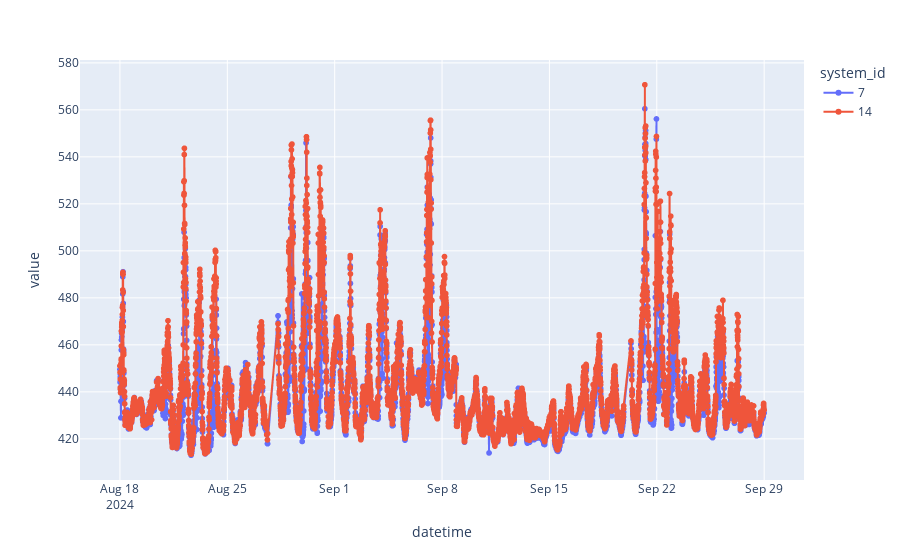

The code cell stored with this chart in its notebook:
### Code cell
start_date = datetime(2025, 2, 18, 0, 0, 0)
end_date = datetime(2025, 2, 28, 23, 59, 59)

df_plot = df.filter(pl.col("datetime") >= start_date).filter(pl.col("datetime") <= end_date) \
    .sort("datetime") \
    .group_by_dynamic("datetime", every='10m', group_by=["system_id"]) \
    .agg([cs.numeric().mean()])

fig = px.line(df_plot, x="datetime", y=["gmp343_corrected"], markers=True, color="system_id")
fig.show()

### Figure 1 — Plotly figure (JSON) as saved in the notebook; plotly's stock layout.template omitted (floating-point values rounded to 4 significant figures; data arrays with more than 128 entries replaced by an {"elided": "..."} marker saying what was removed)
{"data": [{"hovertemplate": "system_id=7<br>variable=gmp343_corrected<br>datetime=%{x}<br>value=%{y}<extra></extra>", "legendgroup": "7", "line": {"color": "#636efa", "dash": "solid"}, "marker": {"symbol": "circle"}, "mode": "lines+markers", "name": "7", "showlegend": true, "type": "scattergl", "x": {"elided": "5837 str values"}, "xaxis": "x", "y": {"elided": "5837 float values"}, "yaxis": "y"}, {"hovertemplate": "system_id=14<br>variable=gmp343_corrected<br>datetime=%{x}<br>value=%{y}<extra></extra>", "legendgroup": "14", "line": {"color": "#EF553B", "dash": "solid"}, "marker": {"symbol": "circle"}, "mode": "lines+markers", "name": "14", "showlegend": true, "type": "scattergl", "x": {"elided": "5837 str values"}, "xaxis": "x", "y": {"elided": "5837 float values"}, "yaxis": "y"}], "layout": {"legend": {"title": {"text": "system_id"}, "tracegroupgap": 0}, "margin": {"t": 60}, "xaxis": {"anchor": "y", "domain": [0, 1], "title": {"text": "datetime"}}, "yaxis": {"anchor": "x", "domain": [0, 1], "title": {"text": "value"}}}}
